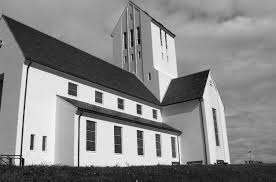
#> input picture A3/image1.png, 276 x 182 px
$ jupyter execute old.ipynb
#> lines starting #> are read from the running program, lines starting #| are printed output that depends on the picture
[cell 1]
import matplotlib.pyplot as plt
import numpy as np
from scipy.ndimage import convolve
from scipy.signal import convolve2d
import cv2

[cell 2]
# Load image
image = plt.imread('image1.png')
#> image is the input picture: shape (182, 276) float32; min 0, max 1, mean 0.537

# Convert to grayscale
if len(image.shape) == 3:
    image_gray = np.mean(image, axis=2)
else:
    image_gray = image

plt.imshow(image_gray, cmap='gray')
plt.axis('off')
plt.show()

[cell 3]
# Define Gaussian kernel
def gaussian_filter(sigma, size):
    kernel = np.fromfunction(lambda x, y: (1/(2*np.pi*sigma**2)) * np.exp(-((x-size//2)**2 + (y-size//2)**2)/(2*sigma**2)), (size, size))
    return kernel / np.sum(kernel)

# Define Sobel kernels
sobel_x = np.array([[-1, 0, 1], [-2, 0, 2], [-1, 0, 1]])
sobel_y = np.array([[-1, -2, -1], [0, 0, 0], [1, 2, 1]])

# Convolution process with Gaussian filter
def convolve_gaussian(image, sigma):
    gaussian = gaussian_filter(sigma, 5)
    smoothed_image = convolve(image, gaussian)
    return smoothed_image

# Convolution process with Sobel filters
def convolve_sobel(image):
    gradient_x = convolve2d(image, sobel_x, mode='same')
    gradient_y = convolve2d(image, sobel_y, mode='same')
    edge_map = np.sqrt(gradient_x**2 + gradient_y**2)
    return gradient_x, gradient_y, edge_map

# Plotting function
def plot_images(images, titles):
    num_images = len(images)
    plt.figure(figsize=(4*num_images, 4))
    for i in range(num_images):
        plt.subplot(1, num_images, i+1)
        plt.imshow(images[i], cmap='gray')
        plt.title(titles[i])
        plt.axis('off')
    plt.show()


smoothed_image = convolve_gaussian(image, 1)
#> in convolve_gaussian, `smoothed_image = convolve(image, gaussian)`:
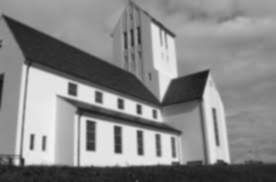
#> smoothed_image: shape (182, 276) float32; min 0.0843, max 0.944, mean 0.537
plot_images([image, smoothed_image], ['Original Image', 'Smoothed Image'])
#> in plot_images, `num_images = len(images)`: num_images = 2

# b) Convolution with Sobel filters
gradient_x, gradient_y, edge_map = convolve_sobel(smoothed_image)
#> in convolve_sobel, `gradient_x = convolve2d(image, sobel_x, mode='same')`:
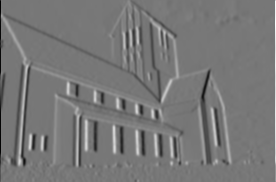
#> gradient_x: shape (182, 276) float64; min -2.35, max 2.65, mean -0.00125; drawn with min black and max white
#> in convolve_sobel, `edge_map = np.sqrt(gradient_x**2 + gradient_y**2)`:
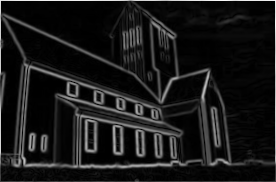
#> edge_map: shape (182, 276) float64; min 0, max 2.71, mean 0.268; drawn with min black and max white
plot_images([gradient_x, gradient_y, edge_map], ['Sobel X', 'Sobel Y', 'Edge Map'])

# c) Convolution with Gaussian derivative filters
gaussian_x = gaussian_filter(1, 5)
gaussian_y = gaussian_x.T  # Transpose for vertical derivative
gradient_x = convolve2d(smoothed_image, gaussian_x, mode='same')
gradient_y = convolve2d(smoothed_image, gaussian_y, mode='same')
edge_map_gaussian = np.sqrt(gradient_x**2 + gradient_y**2)
plot_images([gradient_x, gradient_y, edge_map_gaussian], ['Gaussian Derivative X', 'Gaussian Derivative Y', 'Edge Map (Gaussian Derivative)'])

# Question 1 #
a)

[cell 4]
def gaussian_filter_(sigma):
  size = 5
  x, y = np.mgrid[-size:size+1, -size:size+1]
  normal = 1 / (2.0 * np.pi * sigma**2)
  return np.exp(-((x**2 + y**2) / (2.0*sigma**2))) * normal

def convolve_image(image, filter):
  rows, cols = image.shape[:2]
  pad_size = filter.shape[0] // 2
  padded_image = cv2.copyMakeBorder(image, pad_size, pad_size, pad_size, pad_size, cv2.BORDER_CONSTANT, value=0)

  smoothed_image = np.zeros_like(image)
  for i in range(rows):
    for j in range(cols):
      sub_image = padded_image[i:i+filter.shape[0], j:j+filter.shape[1]]
      smoothed_image[i, j] = np.sum(sub_image * filter)
  return smoothed_image

# Load image
image = cv2.imread('image1.png')
gray_image = cv2.cvtColor(image, cv2.COLOR_BGR2GRAY)

# Create Gaussian filters
filter_sigma1 = gaussian_filter_(1)
filter_sigma2 = gaussian_filter_(2)

# Apply convolution
smoothed_image1 = convolve_image(gray_image, filter_sigma1)
#> in convolve_image, `padded_image = cv2.copyMakeBorder(image, pad_size, pad_size, pad_size,..`:
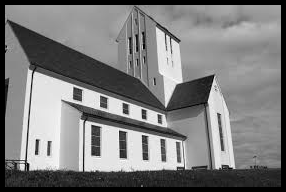
#> padded_image: shape (192, 286); min 0, max 255, mean 125.2
smoothed_image2 = convolve_image(gray_image, filter_sigma2)
#> after the loop in convolve_image (call 2), `for i in range(rows):`:
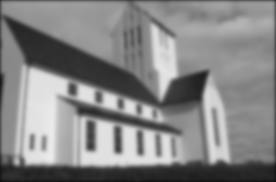
#> smoothed_image: shape (182, 276); min 13, max 235, mean 133.5

# Display images
fig = plt.figure(figsize=(15,10))

fig.add_subplot(1, 3, 1)
plt.imshow(gray_image, cmap='gray')
plt.axis('off')
plt.title('Gray')

fig.add_subplot(1, 3, 2)
plt.imshow(smoothed_image1, cmap='gray')
plt.axis('off')
plt.title('Smooth (sigma = 1)')

fig.add_subplot(1, 3, 3)
plt.imshow(smoothed_image2, cmap='gray')
plt.axis('off')
plt.title('Smooth (sigma = 2)')
plt.show()

b)

[cell 5]
def sobel_filter(image):
  Sx = np.array([[-1, 0, 1], [-2, 0, 2], [-1, 0, 1]])
  Sy = np.array([[1, 2, 1], [0, 0, 0], [-1, -2, -1]])

  gx = cv2.filter2D(image, -1, Sx)
  gy = cv2.filter2D(image, -1, Sy)
  g = np.arctan2(gy, gx)

  return gx, gy, g

gx1, gy1, g1 = sobel_filter(smoothed_image1)
gx2, gy2, g2 = sobel_filter(smoothed_image2)
#> in sobel_filter (call 2), `g = np.arctan2(gy, gx)`:
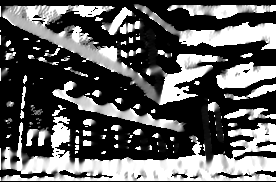
#> g: shape (182, 276) float16; min 0, max 1.57, mean 0.585; drawn with min black and max white

# Display images
# Image 1
fig = plt.figure(figsize=(20,15))

fig.add_subplot(2, 4, 1)
plt.imshow(smoothed_image1, cmap='gray')
plt.axis('off')
plt.title('Smooth image 1')

fig.add_subplot(2, 4, 2)
plt.imshow(gx1, cmap='gray')
plt.axis('off')
plt.title('Smooth image 1 (gradient directions x)')

fig.add_subplot(2, 4, 3)
plt.imshow(gy1, cmap='gray')
plt.axis('off')
plt.title('Smooth image 1 (gradient directions y)')

fig.add_subplot(2, 4, 4)
plt.imshow(g1, cmap='gray')
plt.axis('off')
plt.title('Smooth image 1 (full gradient directions)')

# Image 2
fig.add_subplot(1, 4, 1)
plt.imshow(smoothed_image2, cmap='gray')
plt.axis('off')
plt.title('Smooth image 2')

fig.add_subplot(1, 4, 2)
plt.imshow(gx2, cmap='gray')
plt.axis('off')
plt.title('Smooth image 2 (gradient directions x)')

fig.add_subplot(1, 4, 3)
plt.imshow(gy2, cmap='gray')
plt.axis('off')
plt.title('Smooth image 2 (gradient directions y)')

fig.add_subplot(1, 4, 4)
plt.imshow(g2, cmap='gray')
plt.axis('off')
plt.title('Smooth image 2 (full gradient directions)')
plt.show()

sasasa

c)

# Question 2 #

[cell 6]
def harris_corner_detection(img, window_size=3, k=0.04, threshold=0.01):
    # Calculate gradients
    dx = np.array([[1, 0, -1]])
    dy = dx.T
    Ix = convolve(img, dx)
    Iy = convolve(img, dy)

    # Structure tensor components
    Ix2 = Ix**2
    Iy2 = Iy**2
    Ixy = Ix * Iy

    # Gaussian filter for smoothing
    gaussian = gaussian_filter(1, window_size)
    Ix2_smoothed = convolve(Ix2, gaussian)
    Iy2_smoothed = convolve(Iy2, gaussian)
    Ixy_smoothed = convolve(Ixy, gaussian)

    # Harris corner response
    det_M = Ix2_smoothed * Iy2_smoothed - Ixy_smoothed**2
    trace_M = Ix2_smoothed + Iy2_smoothed
    corner_response = det_M - k * trace_M**2

    # Thresholding
    corners = np.zeros_like(img)
    corners[corner_response > threshold * np.max(corner_response)] = 255

    return corners

def non_max_suppression(corner_response, window_size=3):
    # Pad the corner response map
    padded_corner_response = np.pad(corner_response, ((window_size//2, window_size//2), (window_size//2, window_size//2)), mode='constant')

    # Initialize output map
    non_max = np.zeros_like(corner_response)

    # Iterate through each pixel in the corner response map
    for i in range(corner_response.shape[0]):
        for j in range(corner_response.shape[1]):
            # Extract the window around the current pixel
            window = padded_corner_response[i:i+window_size, j:j+window_size]

            # Check if the current pixel is the maximum within its window
            if corner_response[i, j] == np.max(window):
                non_max[i, j] = 255

    return non_max

# Perform Harris Corner Detection
corner_response_map = harris_corner_detection(image_gray)
#> in harris_corner_detection, `Ixy = Ix * Iy`:
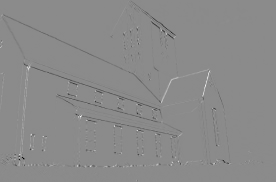
#> Ixy: shape (182, 276) float32; min -0.637, max 0.532, mean -0.00255; drawn with min black and max white
#> in harris_corner_detection, `corner_response = det_M - k * trace_M**2`:
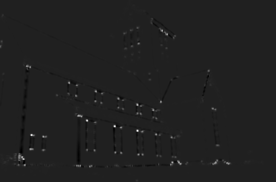
#> corner_response: shape (182, 276) float32; min -0.00608, max 0.0411, mean 5.8e-05; drawn with min black and max white
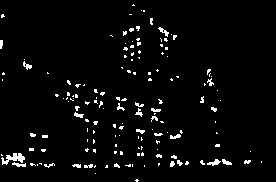
#> corner_response_map: shape (182, 276) float32; 3.5% white in thin lines or dots

# Perform non-maximum suppression
corner_map = non_max_suppression(corner_response_map)
#> in non_max_suppression, `padded_corner_response = np.pad(corner_response, ((window_size//2, win..`: padded_corner_response: shape (184, 278) float32; 3.4% white in thin lines or dots
#> after the loop in non_max_suppression, `for i in range(corner_response.shape[0]):`:
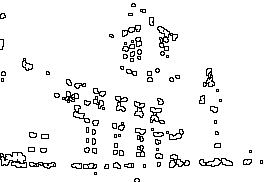
#> non_max: shape (182, 276) float32; 94.4% white; black in thin lines or dots

# Plot results
plt.figure(figsize=(20, 15))
plt.subplot(1, 3, 1)
plt.imshow(image_gray, cmap='gray')
plt.title('Gray')
plt.axis('off')

plt.subplot(1, 3, 2)
plt.imshow(corner_response_map, cmap='gray')
plt.title('Corner Response Map')
plt.axis('off')

plt.subplot(1, 3, 3)
plt.imshow(corner_map, cmap='gray')
plt.title('Non-maximum Suppression Output')
plt.axis('off')

plt.show()
